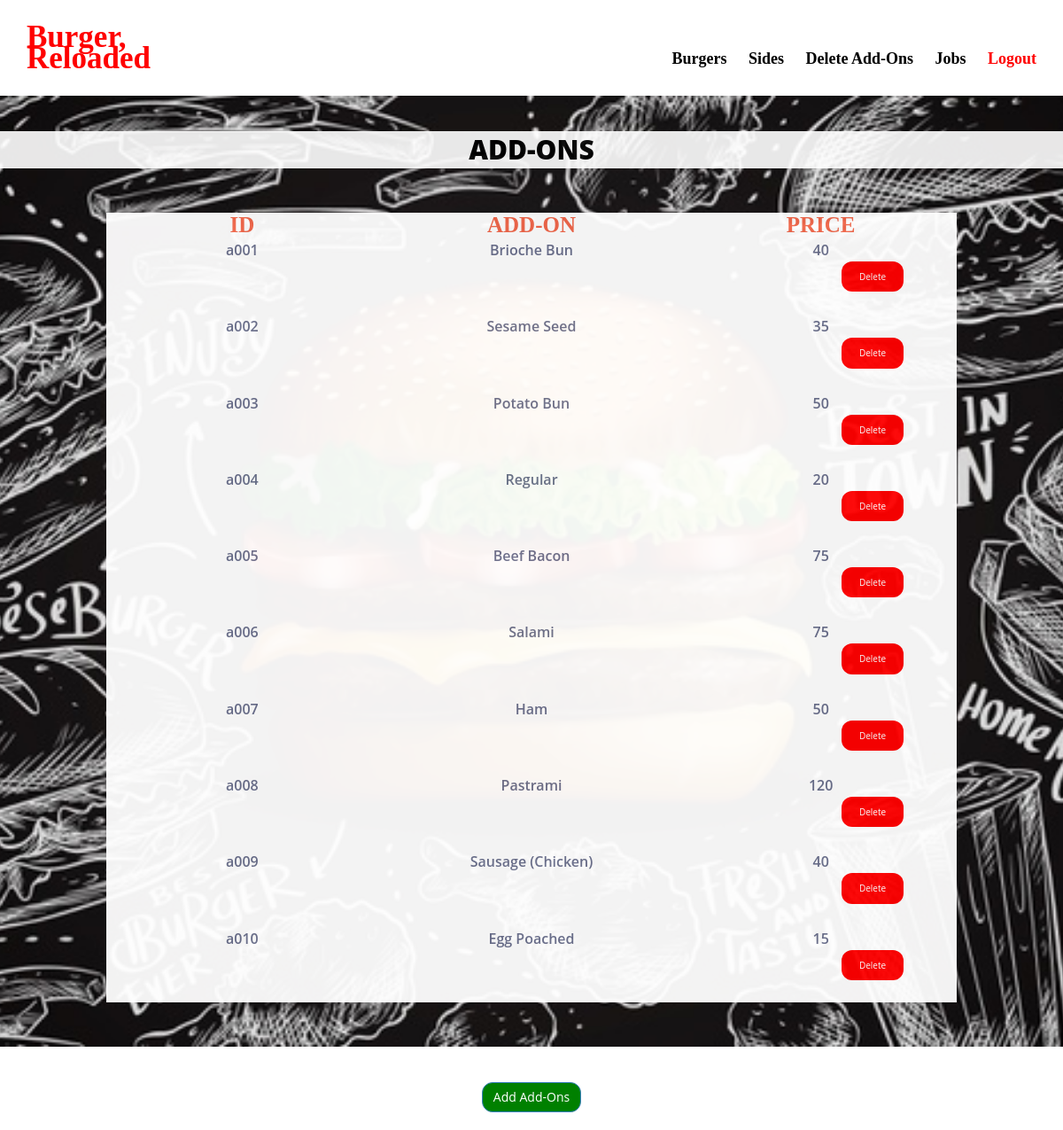
/View/admin_addons.php, run on the app's committed database.
### tables this page shows
CREATE TABLE `addons` (
  `addon_id` varchar(10) NOT NULL,
  `addon_name` varchar(100) NOT NULL,
  `addon_price` varchar(13) NOT NULL
);

### View/admin_addons.php (the view, shortened to what this page needs)
<html lang="en">
  <head>
      <link href="css/bootstrap.min.css" rel="stylesheet"/>
      <link href="css/font-awesome.min.css" rel="stylesheet"/>
      <link href="css/animate.min.css" rel="stylesheet"/>
      <link href="css/main.css" rel="stylesheet"/>
  </head>
  <body>
	<section id="header">
		<div class="row">
			<div class="col-md-2" style="font-size: 35px;color:red; font-family: Times New Roman;"> <a href ="../Controller/admin_home.php">Burger, </br>Reloaded </a></div>
			<div class="col-md-10" style="text-align: right"> <br>
				<a href="admin_burgers.php" style="margin-left: 20px;"> Burgers </a>
				<a href="admin_sides.php" style="margin-left: 20px;"> Sides  </a>
				<a href="../Controller/admin_remove_addons.php" style="margin-left: 20px;"> Delete Add-Ons </a>
				<a href="admin_jobs.php" style="margin-left: 20px;"> Jobs  </a>
				<a href="../Controller/admin_login.php" style="margin-left: 20px; color: red"> Logout  </a>
			</div>
		</div>
	</section>
	<section id = "section1">
		<div class="title" style="color: black;background:white; opacity:90%;"> Add-Ons </div>
		<div style="margin-left:10%; margin-right:10%; margin-top:50px; margin-bottom:50px;text-align:center;background:white; opacity:95%;">
			<div class="row" style="padding:5px;">
				<div class="col-md-4" style="font-size:25px; color: #F2674A;font-family: Verdana;">  ID </div>
				<div class="col-md-4"style="font-size:25px; color: #F2674A;font-family: Verdana; ">  ADD-ON </div>
				<div class="col-md-4"style="font-size:25px; color: #F2674A;font-family: Verdana;">  PRICE </div>
			</div>
			<?php
			require_once("../Model/DBconnect.php");
			$sql = "SELECT * FROM addons";
			$result = mysqli_query($conn, $sql);
			if(mysqli_num_rows($result) > 0){
				while($row = mysqli_fetch_array($result)){
			?>
			<div class="row" style="padding:5px;">
				<div class="col-md-4">  <?php echo $row[0]; ?> </div>
				<div class="col-md-4">  <?php echo $row[1]; ?> </div>
				<div class="col-md-4">  <?php echo $row[2] ?>
				<form action="../Controller/admin_remove_addons.php" method="POST"><input type="hidden" name="id" value=<?php echo $row[0] ?>>
				<input type="submit" button type="button" class="btn btn-primary" style="background-color:red; font-size:10px; border-radius:12px;"
				name="submit" value="Delete"></button></form>
				</div>
			</div>
			<?php
				}
			}
			?>
		</div>
	</section>
	<section id="footer">
        <div class="border border-light p-3 mb-4">
          <div class="text-center">
            <button type="button" class="btn btn-primary"style="background-color:green;border-radius: 12px;"> <a href="../Controller/admin_add_addons.php">Add Add-Ons</a></button>
          </div>
        </div>
	</section>
  </body>
</html>

### View/css/main.css (style rules this page uses)
#header { background-color: rgb(255, 255, 255); color: black; font: 600 18px/24px Times New Roman; padding: 30px; padding-top: 30px; }
#section1 { background-image: url("../img/bg1.jpg"); background-color: rgba(40,57,101,.5); background-position: center; background-size: cover; background-repeat:no-repeat; position: relative; overflow: hidden; }
.title { width: 100%; padding: 12px 20px; margin-top: 40px; text-align:center; text-transform: Uppercase; font-weight: 800; font-size: 30px; }
#footer { background-color: #FFF; color: black; font: 600 12px/14px 'Open Sans',sans-serif; padding: 20px; padding-top: 40px; }
body { margin:0; color:#6a6f8c; font:600 16px/18px 'Open Sans',sans-serif; }
*,:after,:before { box-sizing:border-box }
a { color:inherit;text-decoration:none }
input[type=submit] { background-color: black; border: none; border-radius: 50px; color: white; padding: 10px 20px; text-decoration: none; margin: 4px 2px; cursor: pointer; margin-left: 40%; }

### data on the page
addons: addon_id "a001", addon_name "Brioche Bun", addon_price "40"
addons: addon_id "a002", addon_name "Sesame Seed", addon_price "35"
addons: addon_id "a003", addon_name "Potato Bun", addon_price "50"
addons: addon_id "a004", addon_name "Regular", addon_price "20"
addons: addon_id "a005", addon_name "Beef Bacon", addon_price "75"
addons: addon_id "a006", addon_name "Salami", addon_price "75"
addons: addon_id "a007", addon_name "Ham", addon_price "50"
addons: addon_id "a008", addon_name "Pastrami", addon_price "120"
addons: addon_id "a009", addon_name "Sausage (Chicken)", addon_price "40"
addons: addon_id "a010", addon_name "Egg Poached", addon_price "15"
